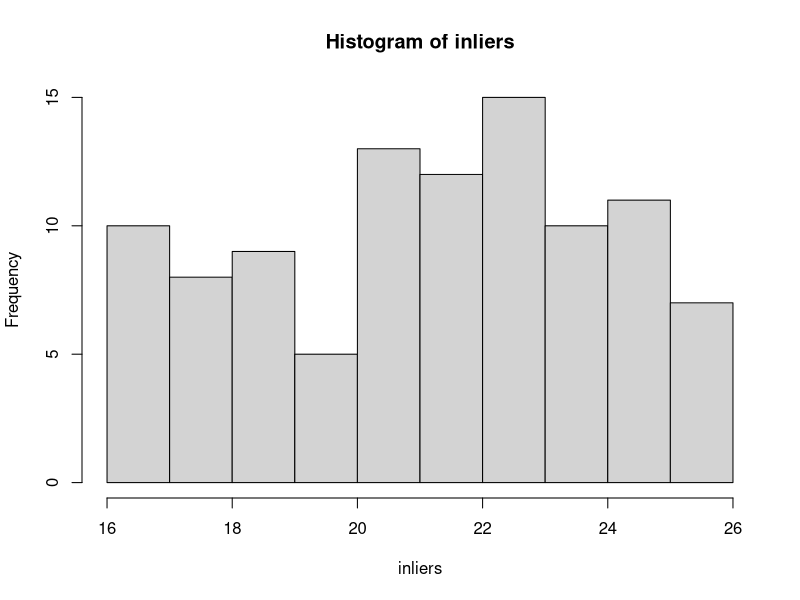
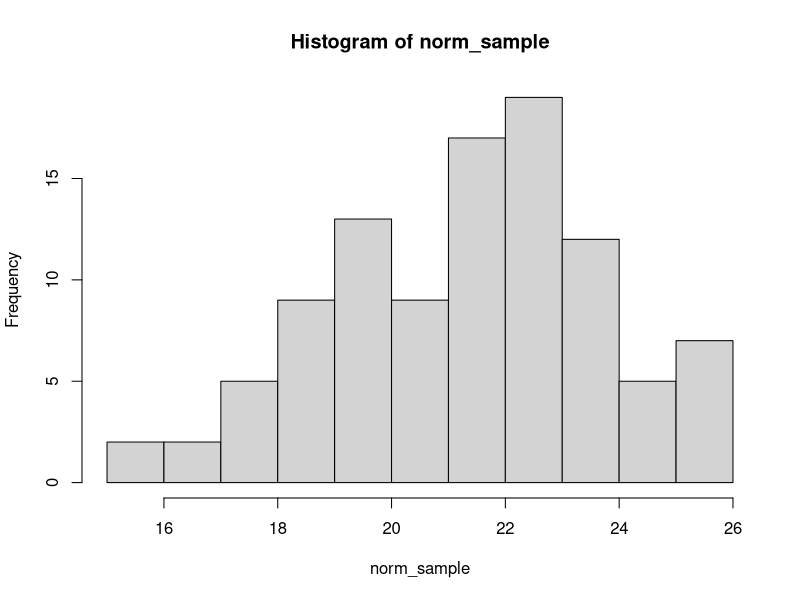

R code for these plots, in order: (Note: this script raises an error after producing the figures.)
library(dplyr)

set.seed(238)

inlier_gen <- function(mu, sigma, n=1000, min=-Inf, max=Inf) {
  all_sample <- rnorm(n*100, mu, sigma)
  
  index <- ifelse(between(all_sample, mu - sigma, mu + sigma) & between(all_sample, min, max), TRUE, FALSE)
  
  real_sample <- sample(all_sample[index], n) # replace = FALSE or TRUE?
  
  return(real_sample)
}

inlier_gen_akkaya <- function(sample, delta = 0.8, ratio) {
  n <- round(length(sample) * ratio, 0)
  xbar <- mean(sample)
  sigma <- sd(sample)
  sample <- sort(sample)
  index <- 1
  
  for (i in 1:n) {
    if(i %% 2 == 1) {
      index <- i %/% 2 + 1
      
    } else {
      index <- length(sample) - (i/2) + 1
    }
    
    sample[index] <- xbar + (-delta)^i * sigma # ^index or i
  }
  
  return(sample)
}

compare_and_return_dists <- function(main_sample, inliers, ratio=0.1) {
  n <- length(main_sample)
  u <- as.integer(runif(n) > ratio)
  
  print(sum(u))
  contaminated_sample <- u * main_sample + (1 - u) * inliers # after this step we lose trace of inlier points
  return(contaminated_sample)
  
  main_dens <- density(main_sample)
  inlier_dens <- density(inliers)
  
  max_y <- max(main_dens$y, inlier_dens$y)
  
  par(mfrow=c(1, 2))
  
  plot(main_dens, col = "blue", lwd = 2,
       ylim = c(0, max_y))
  
  lines(inlier_dens, col = "red", lwd = 2)
  # legend("topright", legend = c("normal", "inlier"), col = c("blue", "red"), lwd = 2)
  
  plot(density(c(contaminated_sample)), col="red", lwd=2)
  lines(density(main_sample), col = "blue", lwd = 2)
  # legend("topright", legend = c("clean", "contaminated"), col = c("blue", "red"), lwd = 2)
}


# Normal Sample

norm_sample <- rnorm(100, 21, 2.5)
inliers <- inlier_gen(21, 5, 100, min=15, max=27)
norm_akkaya_sample <- inlier_gen_akkaya(norm_sample, delta=0.8, ratio = 0.1)

hist(inliers)
hist(norm_sample)
compare_dists(norm_sample, inliers, ratio=1/10)


# Exp Sample

exp_sample <- rexp(1000, rate=1/30)
inliers <- inlier_gen(30, 1, 1000, min=28, max=31)
exp_akkaya_sample <- inlier_gen_akkaya(norm_sample, delta=0.8, ratio = 0.1)

hist(inliers)
hist(exp_sample)
compare_dists(exp_sample, inliers, ratio=1/15)

############## NIDA'S SAMPLE

a <- rnorm(1000, 3, 0.4)
inliers <- inlier_gen(mu = 3.2, sigma = 0.3, n = 1000)

compare_dists(a, inliers)
